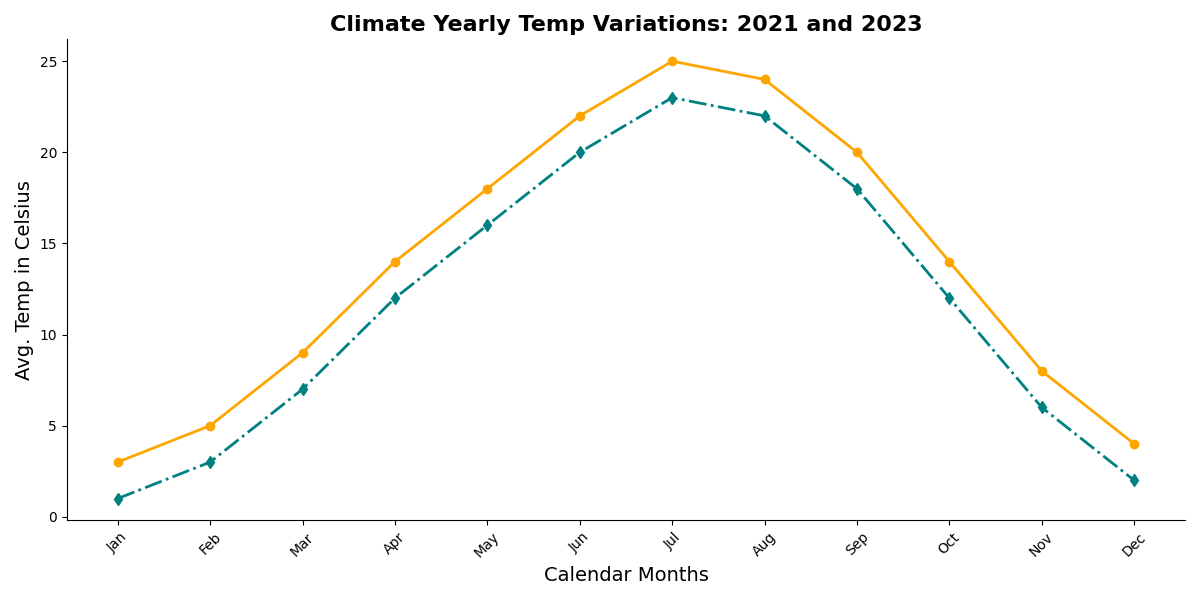

Write Python code to recreate this figure.
import matplotlib.pyplot as plt
import numpy as np

months = np.array(['Jan', 'Feb', 'Mar', 'Apr', 'May', 'Jun', 'Jul', 'Aug', 'Sep', 'Oct', 'Nov', 'Dec'])
temps_2021 = np.array([3, 5, 9, 14, 18, 22, 25, 24, 20, 14, 8, 4])
temps_2023 = np.array([1, 3, 7, 12, 16, 20, 23, 22, 18, 12, 6, 2])

fig, ax = plt.subplots(figsize=(12, 6))

ax.plot(months, temps_2021, marker='o', linestyle='-', color='orange', linewidth=2)
ax.plot(months, temps_2023, marker='d', linestyle='-.', color='teal', linewidth=2)

ax.set_title('Climate Yearly Temp Variations: 2021 and 2023', fontsize=16, fontweight='bold')
ax.set_xlabel('Calendar Months', fontsize=14)
ax.set_ylabel('Avg. Temp in Celsius', fontsize=14)

plt.xticks(rotation=45)

ax.spines['top'].set_visible(False)
ax.spines['right'].set_visible(False)

plt.tight_layout()

plt.show()
